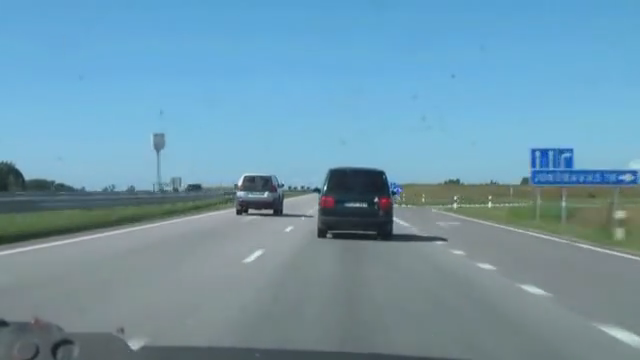
#> input picture frame 37 of OpenCV_Projects/img/highway 복사본.mp4, 640 x 360 px, given in place of opencv_logo.mp4, which was not available
$ jupyter execute principal_component_analysis.ipynb   (older library calls are emulated)
#> lines starting #> are read from the running program, lines starting #| are printed output that depends on the picture; after the words box and inside, x2 and y2 are one past the last pixel; in counts of white or black regions, pixels touching at a corner belong together; pictures that were not available may be replaced by others from this repository, and a replacement may not be noted
[cell 1]
import cv2
import numpy as np

[cell 2]
def contours_pca(contours):
    cnt_pts = np.vstack(contours).squeeze().astype(np.float32)

    mean, eigvec = cv2.PCACompute(cnt_pts, None)

    center = mean.squeeze().astype(np.int32)
    delta = (150*eigvec).astype(np.int32)
    return center, delta

[cell 3]
def draw_pca_results(image, contours, center, delta):

    cv2.drawContours(image, contours, -1, (255, 255, 0))

    cv2.line(image, tuple((center + delta[0])),
                    tuple((center - delta[0])),
                    (0, 255, 0), 2)

    cv2.line(image, tuple((center + delta[1])),
                    tuple((center - delta[1])),
                    (0, 0, 255), 2)

    cv2.circle(image, tuple(center), 20, (0, 255, 255), 2)

[cell 4]
cap = cv2.VideoCapture("../data/opencv_logo.mp4")

while True:
    status_cap, frame = cap.read()
#> frame is the input picture: shape (360, 640, 3); mean B, G, R 170.9, 151.4, 111.9
    if not status_cap:
        break

    frame = cv2.resize(frame, (0, 0), frame, 0.5, 0.5)
#> frame: shape (180, 320, 3)
    edges = cv2.Canny(frame, 250, 150)
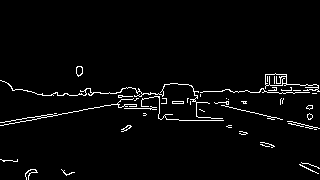
#> edges: shape (180, 320); 2.9% white in thin lines or dots, all inside (x1, y1, x2, y2) = (0, 66, 320, 180)

    _, contours, _ = cv2.findContours(edges, cv2.RETR_LIST, cv2.CHAIN_APPROX_SIMPLE)
#> contours = 58 contours, 47 with area under 20; largest, box (x1, y1, x2, y2) and area: (265, 73, 320, 92) 230, (265, 73, 287, 86) 214, (0, 80, 223, 119) 53, (76, 66, 83, 77) 50, (76, 66, 83, 76) 44

    if len(contours):
        center, delta = contours_pca(contours)
#> in contours_pca, `cnt_pts = np.vstack(contours).squeeze().astype(np.float32)`: cnt_pts = 1269 pairs, first value 0 to 319, second value 66 to 179
#> in contours_pca, `mean, eigvec = cv2.PCACompute(cnt_pts, None)`: mean = [[179.8, 108.7]]; eigvec = [[1, -0.00368], [0.00368, 1]]
#> in contours_pca, `center = mean.squeeze().astype(np.int32)`: center = [179, 108]
#> in contours_pca, `delta = (150*eigvec).astype(np.int32)`: delta = [[149, 0], [0, 149]]
#> center = [179, 108]; delta = [[149, 0], [0, 149]]
        draw_pca_results(frame, contours, center, delta)
#> in draw_pca_results, `cv2.drawContours(image, contours, -1, (255, 255, 0))`:
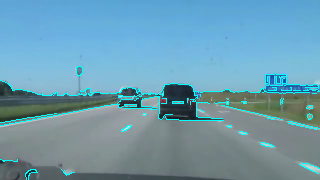
#> image: shape (180, 320, 3); mean B, G, R 174.5, 155.3, 109
#> in draw_pca_results, `cv2.circle(image, tuple(center), 20, (0, 255, 255), 2)`:
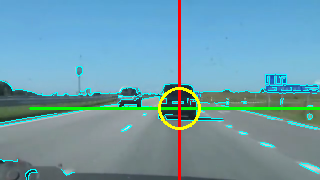
#> image: shape (180, 320, 3); mean B, G, R 170.5, 156.9, 110.4

    cv2.imshow('PCA', frame)

    if cv2.waitKey(100) == 27:
#> (key Esc is pressed here)
        break

cv2.destroyAllWindows()

$ run again, starting later in the video
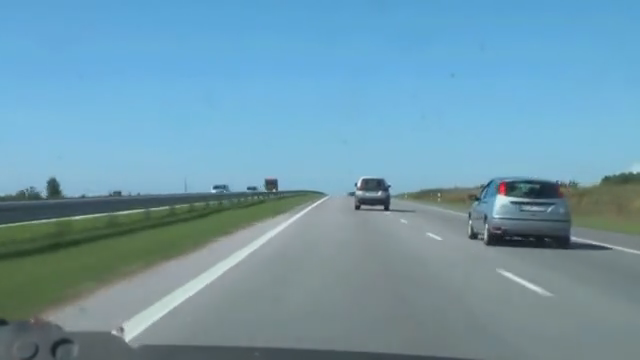
#> input picture frame 170 of OpenCV_Projects/img/highway 복사본.mp4, 640 x 360 px, given in place of opencv_logo.mp4, which was not available
#> frame is the input picture: shape (360, 640, 3); mean B, G, R 172.1, 153.7, 112.4
#> frame: shape (180, 320, 3)
#> `edges = cv2.Canny(frame, 250, 150)`:
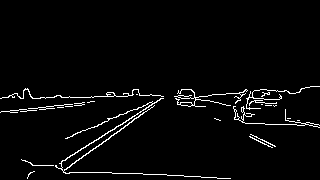
#> edges: shape (180, 320); 3.2% white in thin lines or dots, all inside (x1, y1, x2, y2) = (0, 86, 320, 179)
#> contours = 31 contours, 25 with area under 20; largest, box (x1, y1, x2, y2) and area: (55, 98, 231, 179) 148, (174, 89, 248, 107) 60, (0, 88, 164, 99) 55, (180, 102, 193, 107) 36, (106, 92, 115, 97) 26, (233, 106, 320, 128) 24
#> cnt_pts = 1286 pairs, first value 0 to 319, second value 86 to 178
#> mean = [[163.3, 117]]; eigvec = [[0.998, -0.0686], [0.0686, 0.998]]
#> in contours_pca, `center = mean.squeeze().astype(np.int32)`: center = [163, 117]
#> in contours_pca, `delta = (150*eigvec).astype(np.int32)`: delta = [[149, -10], [10, 149]]
#> `center, delta = contours_pca(contours)`: center = [163, 117]; delta = [[149, -10], [10, 149]]
#> in draw_pca_results, `cv2.circle(image, tuple(center), 20, (0, 255, 255), 2)`:
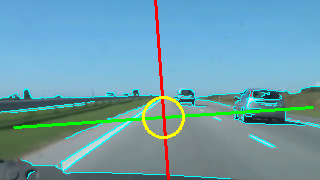
#> image: shape (180, 320, 3); mean B, G, R 171.4, 158.7, 109.4

$ run again, starting later in the video
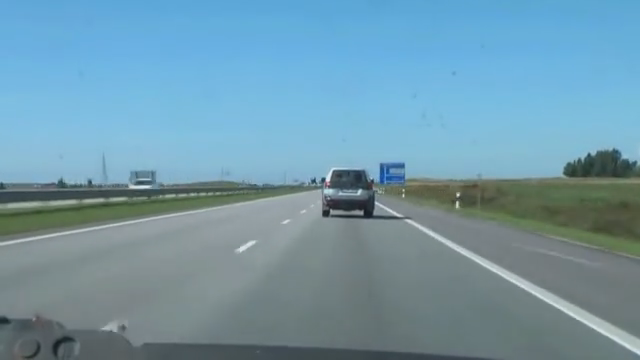
#> input picture frame 302 of OpenCV_Projects/img/highway 복사본.mp4, 640 x 360 px, given in place of opencv_logo.mp4, which was not available
#> frame is the input picture: shape (360, 640, 3); mean B, G, R 169.8, 152.4, 113.9
#> frame: shape (180, 320, 3)
#> `edges = cv2.Canny(frame, 250, 150)`:
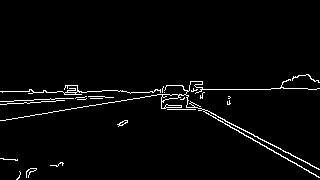
#> edges: shape (180, 320); 2.8% white in thin lines or dots, all inside (x1, y1, x2, y2) = (0, 74, 320, 180)
#> contours = 27 contours, 21 with area under 20; largest, box (x1, y1, x2, y2) and area: (0, 79, 320, 178) 252, (161, 94, 179, 102) 74, (0, 85, 161, 95) 44, (165, 104, 182, 108) 32, (117, 120, 128, 127) 24, (64, 92, 76, 95) 20
#> cnt_pts = 1163 pairs, first value 0 to 319, second value 74 to 179
#> mean = [[180.9, 116.6]]; eigvec = [[0.997, 0.0821], [-0.0821, 0.997]]
#> in contours_pca, `center = mean.squeeze().astype(np.int32)`: center = [180, 116]
#> in contours_pca, `delta = (150*eigvec).astype(np.int32)`: delta = [[149, 12], [-12, 149]]
#> `center, delta = contours_pca(contours)`: center = [180, 116]; delta = [[149, 12], [-12, 149]]
#> in draw_pca_results, `cv2.circle(image, tuple(center), 20, (0, 255, 255), 2)`:
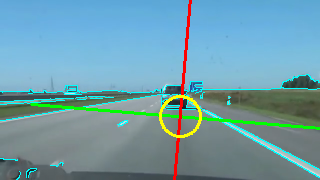
#> image: shape (180, 320, 3); mean B, G, R 168.7, 156.9, 111.5
